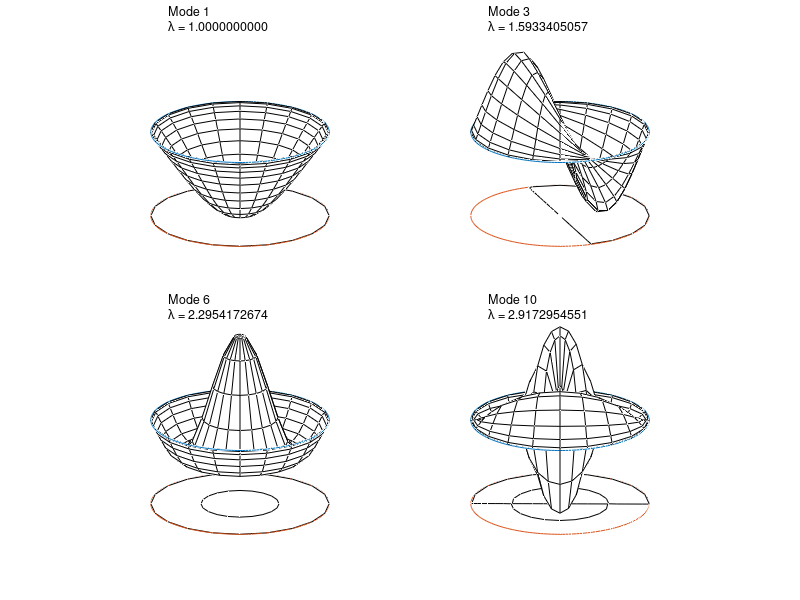
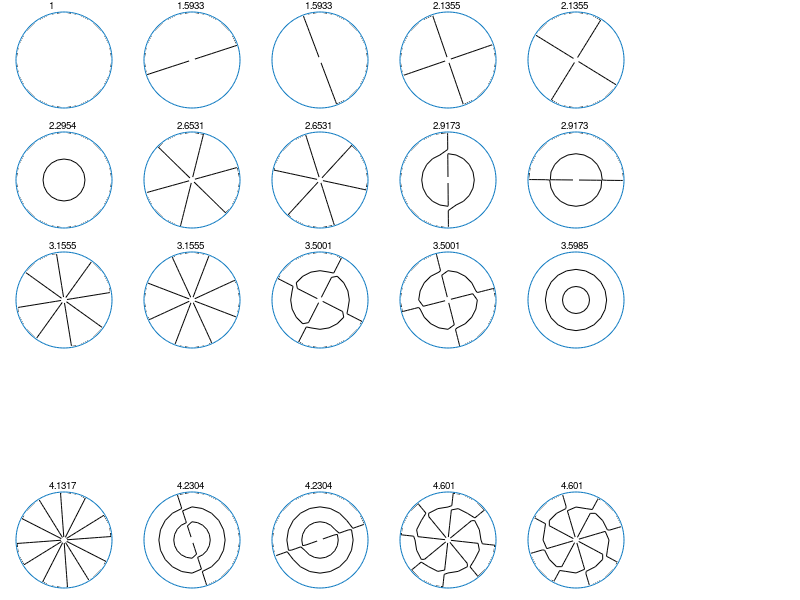

These figures' MATLAB source, in order:
function drum(N)
% DRUM  Two views of the eigenmodes of a circular vibrating drumhead.  This 
% function is nothing but a wrapper for program 28 (p28.m) and cheb.m in 
% L. N. Trefethen, "Spectral Methods in MATLAB", SIAM Press 2000.
% Example:  >> drum
% (One can also specify number of radial Chebyshev pts N; see code first.)
% ELB 11/29/05

if nargin==0
    N=25; M=20;
elseif nargin==1
    if floor(N/2)==N/2, error('N must be odd'), end
    if N<7, error('N must be at least 7'), end
    M=2*ceil(0.4*N);  % M is even and M/N is at least .8
end

% p28.m - eigenmodes of Laplacian on the disk (compare p22.m)
% r coordinate, ranging from -1 to 1 (N must be odd):
  % N = 25; 
  N2 = (N-1)/2;
  [D,r] = chebHERE(N);
  D2 = D^2;
  D1 = D2(2:N2+1,2:N2+1); D2 = D2(2:N2+1,N:-1:N2+2);
  E1 =  D(2:N2+1,2:N2+1); E2 =  D(2:N2+1,N:-1:N2+2);
% t = theta coordinate, ranging from 0 to 2*pi (M must be even):
  % M = 20; 
  dt = 2*pi/M; t = dt*(1:M)'; M2 = M/2;
  D2t = toeplitz([-pi^2/(3*dt^2)-1/6 ...
                 .5*(-1).^(2:M)./sin(dt*(1:M-1)/2).^2]);
% Laplacian in polar coordinates:
  R = diag(1./r(2:N2+1));
  Z = zeros(M2); I = eye(M2);
  L = kron(D1+R*E1,eye(M)) + kron(D2+R*E2,[Z I;I Z]) ...
                           + kron(R^2,D2t);       
% Compute four eigenmodes:
  index = [1 3 6 10];
  [V,Lam] = eig(-L); Lam = diag(Lam); [Lam,ii] = sort(Lam);
  ii = ii(index); V = V(:,ii);
  Lam = sqrt(Lam(index)/Lam(1));
% Plot eigenmodes with nodal lines underneath:
figure(1)
  [rr,tt] = meshgrid(r(1:N2+1),[0;t]);
  [xx,yy] = pol2cart(tt,rr);
  z = exp(1i*pi*(-100:100)/100);
  [ay,ax] = meshgrid([.58 .1],[.1 .5]); clf
  for i = 1:4
    u = reshape(real(V(:,i)),M,N2);
    u = [zeros(M+1,1) u([M 1:M],:)];
    u = u/norm(u(:),inf);
    subplot('position',[ax(i) ay(i) .4 .4])
    plot(z), axis(1.05*[-1 1 -1 1 -1 1]), axis off, hold on
    mesh(xx,yy,u)
    view(0,20), colormap(1e-6*[1 1 1]); axis square
    contour3(xx,yy,u-1,[-1 -1])
    plot3(real(z),imag(z),-abs(z))
    text(-.8,4,['Mode ' int2str(index(i))],'fontsize',9)
    text(-.8,3.5, ['\lambda = ', num2str(Lam(i),...
                               '%16.10f')],'fontsize',9)
  end

% plot produced by p28b.m:
figure(2)
% Compute 25 eigenmodes:
  index = 1:25;
  [V,Lam] = eig(-L); Lam = diag(Lam);
  [Lam,ii] = sort(real(Lam)); ii = ii(index); V = real(V(:,ii));
  Lam = sqrt(Lam(index)/Lam(1));
% Plot eigenmodes with nodal lines underneath:
  [rr,tt] = meshgrid(r(1:N2+1),[0;t]); %[xx,yy] = pol2cart(tt,rr);
  z = exp(sqrt(-1)*pi*(-100:100)/100);
  [ay,ax] = meshgrid(.8:-.2:0,0:.16:.64); clf
  for i = 1:25
    u = reshape(real(V(:,i)),M,N2);
    u = [zeros(M+1,1) u([M 1:M],:)];
    u = u/norm(u(:),inf);
    subplot('position',[ax(i) ay(i) .16 .2]), plot(z)
    axis(1.25*[-1 1 -1 1 -1 1]), axis off, hold on
    view(0,90), colormap(1e-6*[1 1 1]); axis square
    contour3(xx,yy,u-1,[-1 -1]), plot3(real(z),imag(z),-abs(z))
    text(-.3,1.15,num2str(Lam(i)),'fontsize',7)
  end

  
% CHEB  compute D = differentiation matrix, x = Chebyshev grid
  function [D,x] = chebHERE(N)
  if N==0, D=0; x=1; return, end
  x = cos(pi*(0:N)/N)'; 
  c = [2; ones(N-1,1); 2].*(-1).^(0:N)';
  X = repmat(x,1,N+1);
  dX = X-X';                  
  D  = (c*(1./c)')./(dX+(eye(N+1)));      % off-diagonal entries
  D  = D - diag(sum(D'));                 % diagonal entries
